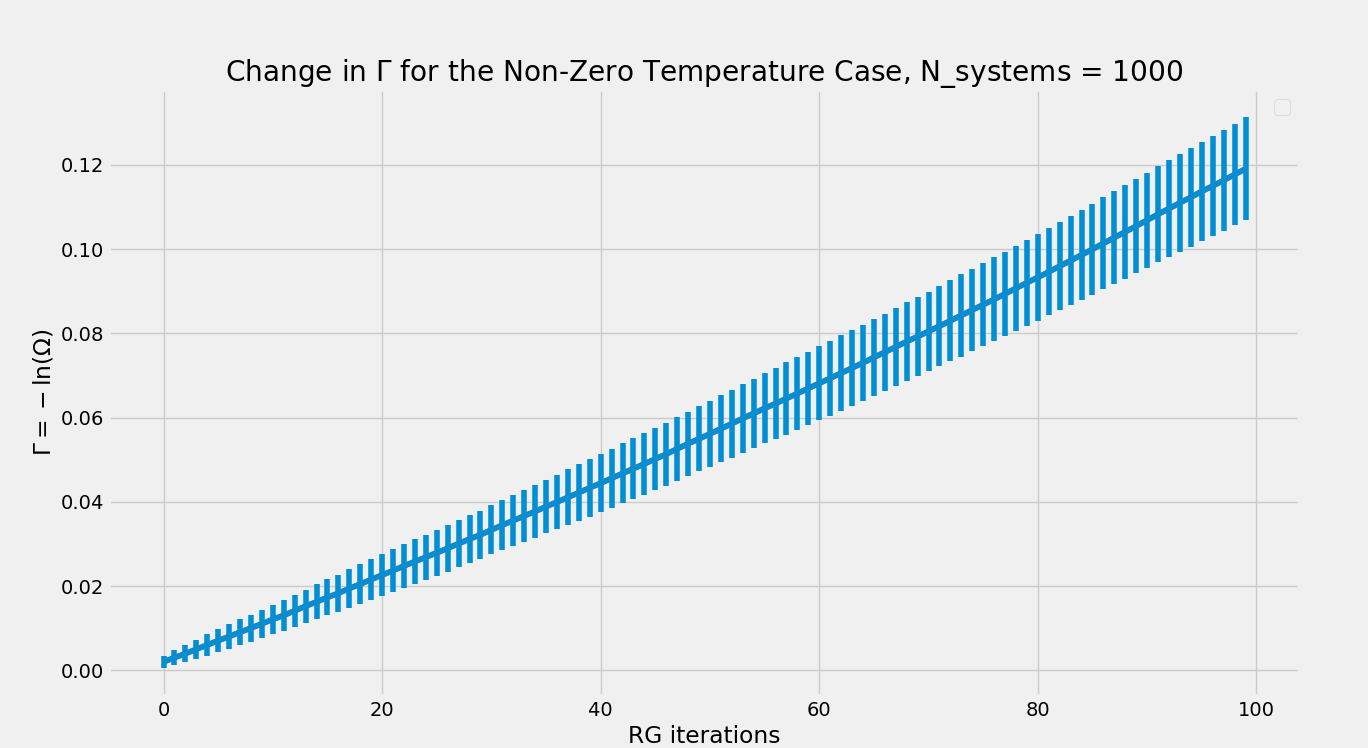

Write the Python code that produced this figure.
import matplotlib.pyplot as plt
import numpy as np
from tqdm import tqdm
from spin_chains.non_zero_temp import NZT_Chain
import time

start_time = time.time()

N_systems = 1000 #the amount of different systems we want to check
lattice_size = 1001 # the number of spin particles
ceiling = 1 # the ceiling for the possible strength of the bonds
transformation_iterations = 100 # how many transformations should be made in each system
range_iterations = np.array(range(transformation_iterations))
temperature = 0.01

plt.style.use('fivethirtyeight')

values = np.zeros(transformation_iterations)
log_values = np.zeros(transformation_iterations)
cov_values = np.zeros(transformation_iterations)

for i in tqdm(range(N_systems)):
    system = NZT_Chain(lattice_size, ceiling, temperature) #this creates the spin chain based on the chain class
    for j in range(transformation_iterations):
        system.nzt_elimination()
        values[j] = system.logmega
    log_values += values
    cov_values += values**2

log_values /= N_systems
cov_values /= N_systems
cov_values -= log_values**2
cov_values = np.sqrt(cov_values)

plt.errorbar(range_iterations, log_values, yerr = cov_values)
plt.plot(log_values)
plt.legend(loc = "upper right")
plt.ylabel("$\Gamma = -\ln(\Omega)$")
plt.xlabel("RG iterations")
plt.title(f"Change in $\Gamma$ for the Non-Zero Temperature Case, N_systems = {N_systems}")
plt.show()

print("--- %s seconds ---" % (time.time() - start_time))
